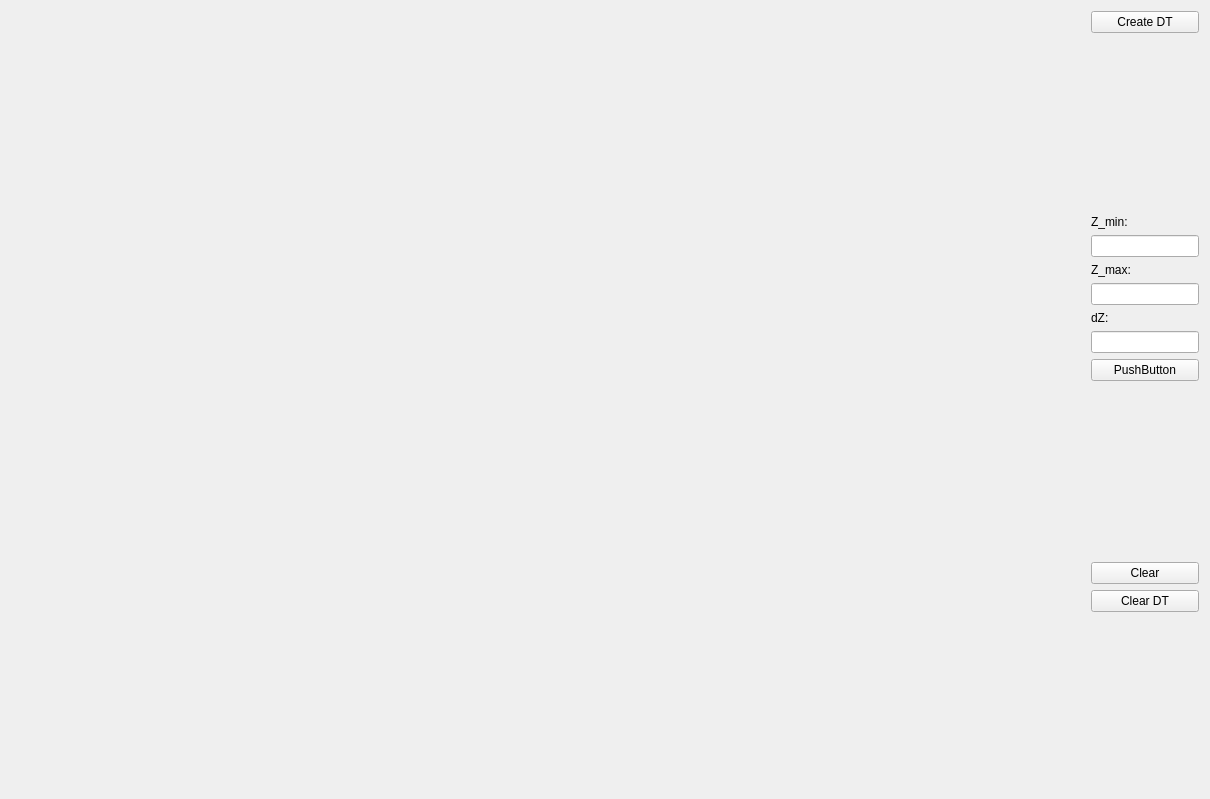
<?xml version="1.0" encoding="UTF-8"?>
<ui version="4.0">
 <class>Widget</class>
 <widget class="QWidget" name="Widget">
  <property name="geometry">
   <rect>
    <x>0</x>
    <y>0</y>
    <width>1210</width>
    <height>799</height>
   </rect>
  </property>
  <property name="windowTitle">
   <string>DTM</string>
  </property>
  <layout class="QHBoxLayout" name="horizontalLayout">
   <item>
    <widget class="Draw" name="Canvas" native="true">
     <property name="sizePolicy">
      <sizepolicy hsizetype="Preferred" vsizetype="Preferred">
       <horstretch>1</horstretch>
       <verstretch>1</verstretch>
      </sizepolicy>
     </property>
    </widget>
   </item>
   <item>
    <layout class="QVBoxLayout" name="verticalLayout">
     <item>
      <widget class="QPushButton" name="pushButton">
       <property name="text">
        <string>Create DT</string>
       </property>
      </widget>
     </item>
     <item>
      <spacer name="verticalSpacer_3">
       <property name="orientation">
        <enum>Qt::Vertical</enum>
       </property>
       <property name="sizeHint" stdset="0">
        <size>
         <width>20</width>
         <height>40</height>
        </size>
       </property>
      </spacer>
     </item>
     <item>
      <widget class="QLabel" name="label">
       <property name="text">
        <string>Z_min:</string>
       </property>
      </widget>
     </item>
     <item>
      <widget class="QLineEdit" name="lineEdit"/>
     </item>
     <item>
      <widget class="QLabel" name="label_2">
       <property name="text">
        <string>Z_max:</string>
       </property>
      </widget>
     </item>
     <item>
      <widget class="QLineEdit" name="lineEdit_2"/>
     </item>
     <item>
      <widget class="QLabel" name="label_3">
       <property name="text">
        <string>dZ:</string>
       </property>
      </widget>
     </item>
     <item>
      <widget class="QLineEdit" name="lineEdit_3"/>
     </item>
     <item>
      <widget class="QPushButton" name="pushButton_3">
       <property name="text">
        <string>PushButton</string>
       </property>
      </widget>
     </item>
     <item>
      <spacer name="verticalSpacer">
       <property name="orientation">
        <enum>Qt::Vertical</enum>
       </property>
       <property name="sizeHint" stdset="0">
        <size>
         <width>20</width>
         <height>40</height>
        </size>
       </property>
      </spacer>
     </item>
     <item>
      <widget class="QPushButton" name="pushButton_2">
       <property name="text">
        <string>Clear</string>
       </property>
      </widget>
     </item>
     <item>
      <widget class="QPushButton" name="pushButton_cleardt">
       <property name="text">
        <string>Clear DT</string>
       </property>
      </widget>
     </item>
     <item>
      <spacer name="verticalSpacer_2">
       <property name="orientation">
        <enum>Qt::Vertical</enum>
       </property>
       <property name="sizeHint" stdset="0">
        <size>
         <width>20</width>
         <height>40</height>
        </size>
       </property>
      </spacer>
     </item>
    </layout>
   </item>
  </layout>
 </widget>
 <customwidgets>
  <customwidget>
   <class>Draw</class>
   <extends>QWidget</extends>
   <header location="global">draw.h</header>
   <container>1</container>
  </customwidget>
 </customwidgets>
 <resources/>
 <connections/>
</ui>
